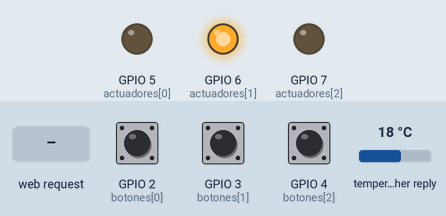
This sketch was run on a simulated ESP32-C3. Shown: output pins drawn as LEDs (lit = HIGH). Dashed ring = blinking. The test bench sets the inputs (shaded band); at power-on: GPIO 2 (botones[0]) HIGH, GPIO 4 (botones[2]) HIGH, GPIO 3 (botones[1]) HIGH, temperature in the weather reply 18 °C. WiFi joins after 1.5 s; servers stay silent unless stated; uploads are accepted with an empty reply; web services answer with replies made up by the test bench; what the sketch prints to the serial monitor is not drawn.

Above: at 2.7 s.
2.8 s: GPIO 2 (botones[0]) pulled LOW for 1 s
At 3.25 s:
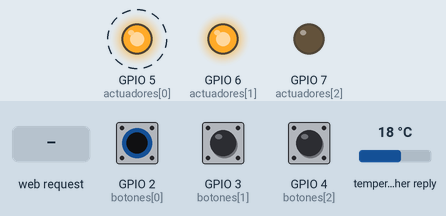
5.5 s: GPIO 4 (botones[2]) pulled LOW for 3.2 s
At 9.3 s:
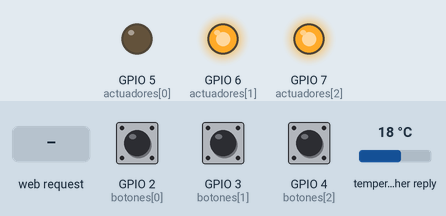
10.2 s: GPIO 3 (botones[1]) pulled LOW for 1 s
At 12.2 s:
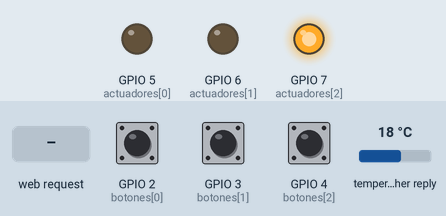
12.8 s: HTTP request GET /t0 received
At 13.3 s:
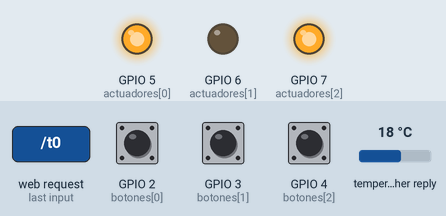
14.3 s: GPIO 3 (botones[1]) pulled LOW for 0.15 s
At 15.8 s:
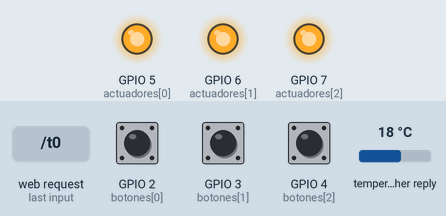
16.1 s: GPIO 3 (botones[1]) pulled LOW for 3.2 s
At 16.85 s:
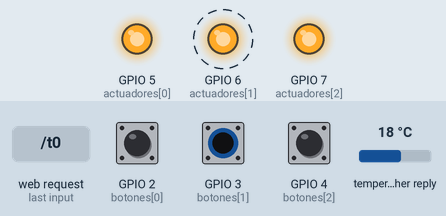
Timing chart, 0 to 20.9 s (numbered marks = the images above; inputs shaded):
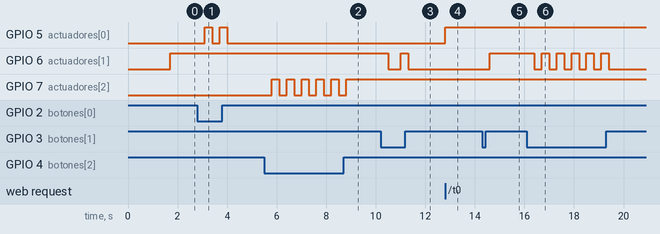

Measured:
- after the input at 2.8 s, GPIO 5 (actuadores[0]): alternates HIGH for 0.30 s and LOW for 0.30 s, 4 changes in all, then stays LOW, starting after 0.30 s
- after the input at 5.5 s, GPIO 7 (actuadores[2]): alternates HIGH for 0.30 s and LOW for 0.30 s, 11 changes in all, then stays HIGH, starting after 0.30 s
- after the input at 10.2 s, GPIO 6 (actuadores[1]): HIGH → LOW after 0.30 s, → HIGH 0.50 s later, → LOW 0.30 s later
- after the input at 12.8 s, GPIO 5 (actuadores[0]): LOW → HIGH at once
- after the input at 14.3 s, GPIO 6 (actuadores[1]): LOW → HIGH after 0.30 s
- after the input at 16.1 s, GPIO 6 (actuadores[1]): alternates HIGH for 0.30 s and LOW for 0.30 s, 11 changes in all, then stays LOW, starting after 0.30 s

The sketch:

servidor_esp32_app.ino
```cpp
#include <WiFi.h>
#include <WebServer.h>
#include <HTTPClient.h>
#include <ArduinoJson.h>

//  Credenciales de Red
const char* ssid = "Totalplay-319F_2.4Gnormal";
const char* password = "319FEF5D88K2kS97";

// URLs de Servicios
const char* url_nube = "https://raymundoss.pythonanywhere.com/update";
const char* url_clima = "http://api.open-meteo.com/v1/forecast?latitude=19.60&longitude=-99.04&current_weather=true&relative_humidity_2m=true";

WebServer server(80);

//  Configuracion de Hardware
int actuadores[] = {5, 6, 7};
int botones[] = {2, 3, 4};
bool estados[] = {false, false, false};

// Variables de Logica e IA
float temp = 0, hum = 0, viento = 0;
String id_dispositivo = "AGENTE_MAESTRO";

// Variables para el "Manual Override"
bool bloqueoAuto[] = {false, false, false};
unsigned long tiempoBloqueo[] = {0, 0, 0};
const unsigned long DURACION_BLOQUEO = 60000; // 1 minuto de preferencia manual

void manejarRaiz() {
  String html = "<!DOCTYPE html><html lang='es'><head><meta charset='UTF-8'>";
  html += "<meta name='viewport' content='width=device-width, initial-scale=1.0'>";
  html += "<style>body{background:#0f0f0f; color:white; font-family:sans-serif; text-align:center; padding:20px;}";
  html += ".btn{background:#004b93; color:white; padding:20px; margin:10px; border-radius:10px; display:block; text-decoration:none; font-weight:bold;}";
  html += ".on{background:#f39200; box-shadow: 0 0 15px #f39200; border: 2px solid white;}";
  html += ".status-ia{font-size:0.7rem; color:#888;}</style></head><body>";

  html += "<h2>Agente Maestro</h2><p>Ecatepec: " + String(temp) + "°C</p>";

  for(int i=0; i<3; i++){
    String modo = bloqueoAuto[i] ? " (MANUAL)" : " (AUTO)";
    html += "<a href='/t" + String(i) + "' class='btn " + String(estados[i]?"on":"") + "'>";
    html += (i==0?"Ventilador":i==1?"Humidificador":"Iluminacion") + modo + "</a>";
  }

  html += "</body></html>";
  server.send(200, "text/html", html);
}

void activarBloqueo(int index) {
  bloqueoAuto[index] = true;
  tiempoBloqueo[index] = millis();
  Serial.print("Preferencia Manual activada para actuador ");
  Serial.println(index);
}

void setup() {
  Serial.begin(115200);
  for(int i=0; i<3; i++) {
    pinMode(actuadores[i], OUTPUT);
    pinMode(botones[i], INPUT_PULLUP);
  }

  WiFi.begin(ssid, password);
  while(WiFi.status() != WL_CONNECTED) { delay(500); Serial.print("."); }

  Serial.println("\nWiFi Conectado!");
  Serial.print("IP: "); Serial.println(WiFi.localIP());

  server.on("/", manejarRaiz);
  server.on("/t0", []() { estados[0] = !estados[0]; activarBloqueo(0); server.sendHeader("Location", "/"); server.send(303); });
  server.on("/t1", []() { estados[1] = !estados[1]; activarBloqueo(1); server.sendHeader("Location", "/"); server.send(303); });
  server.on("/t2", []() { estados[2] = !estados[2]; activarBloqueo(2); server.sendHeader("Location", "/"); server.send(303); });
  server.begin();
}

void loop() {
  server.handleClient();

  // 1. REVISAR EXPIRACIÓN DE BLOQUEOS MANUALES
  for(int i=0; i<3; i++) {
    if(bloqueoAuto[i] && (millis() - tiempoBloqueo[i] > DURACION_BLOQUEO)) {
      bloqueoAuto[i] = false;
      Serial.print("Control automatico recuperado para actuador ");
      Serial.println(i);
    }
  }

  // 2. REGLAS AUTOMÁTICAS (IA)
  static unsigned long t_clima = 0;
  if(millis() - t_clima > 30000 || t_clima == 0) {
    HTTPClient http;
    http.begin(url_clima);
    if(http.GET() == 200) {
      DynamicJsonDocument doc(1024);
      deserializeJson(doc, http.getString());
      temp = doc["current_weather"]["temperature"];
      viento = doc["current_weather"]["windspeed"];
      hum = 25.0; // Simulando humedad baja para probar humidificador

      // Solo actúa si NO hay bloqueo manual
      if(!bloqueoAuto[0]) estados[0] = (temp > 28.0);
      if(!bloqueoAuto[1]) estados[1] = (hum < 30.0);
      if(!bloqueoAuto[2]) estados[2] = (viento > 20.0);
    }
    http.end();
    t_clima = millis();
  }

  // 3. CONTROL POR BOTONES FÍSICOS (Manual Override)
  for(int i=0; i<3; i++) {
    if(digitalRead(botones[i]) == LOW) {
      estados[i] = !estados[i];
      activarBloqueo(i);
      delay(300);
    }
    digitalWrite(actuadores[i], estados[i]);
  }

  // 4. ACTUALIZAR NUBE (Cada 5 seg)
  static unsigned long t_nube = 0;
  if(millis() - t_nube > 5000) {
    HTTPClient http;
    http.begin(url_nube);
    http.addHeader("Content-Type", "application/json");
    StaticJsonDocument<256> doc;
    doc["id_dispositivo"] = id_dispositivo;
    doc["temp"] = temp; doc["hum"] = hum; doc["viento"] = viento;
    doc["act1"] = estados[0]; doc["act2"] = estados[1]; doc["act3"] = estados[2];
    String json;
    serializeJson(doc, json);
    http.POST(json);
    http.end();
    t_nube = millis();
  }
}
```
